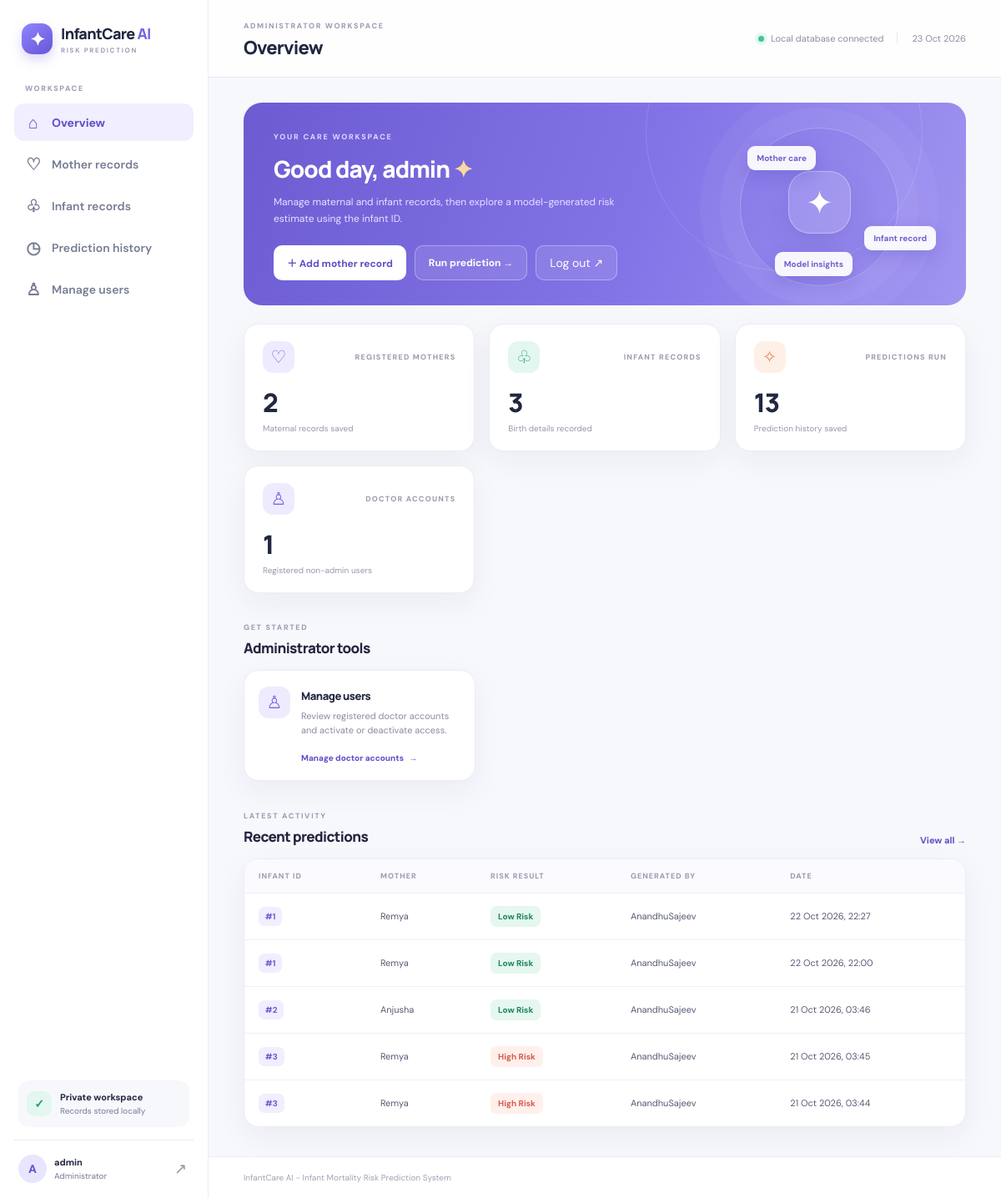
Screenshot of / (signed in) with the database file from the repository.
### prediction/models.py (models this page shows, shortened)
class Prediction(models.Model):
    LOW = 0
    HIGH = 1
    RISK_CHOICES = [(LOW, "Low Risk"), (HIGH, "High Risk")]
    prediction_id = models.AutoField(primary_key=True)
    user = models.ForeignKey(settings.AUTH_USER_MODEL, on_delete=models.PROTECT, related_name="risk_predictions")
    mother = models.ForeignKey(MotherDetails, on_delete=models.PROTECT, related_name="predictions")
    infant = models.ForeignKey(InfantDetails, on_delete=models.PROTECT, related_name="predictions")
    prediction_result = models.PositiveSmallIntegerField(choices=RISK_CHOICES)
    probability = models.FloatField()
    prediction_date = models.DateTimeField(auto_now_add=True)
    class Meta:
        ordering = ["-prediction_date"]

class InfantDetails(models.Model):
    SEX_CHOICES = [("M", "Male"), ("F", "Female")]
    infant_id = models.AutoField(primary_key=True)
    mother = models.ForeignKey(MotherDetails, on_delete=models.PROTECT, related_name="infants")
    apgar5 = models.PositiveSmallIntegerField(help_text="Apgar score at 5 minutes (0–10)")
    plurality = models.PositiveSmallIntegerField(default=1, help_text="Number of infants in pregnancy")
    infant_sex = models.CharField(max_length=1, choices=SEX_CHOICES)
    gestational_age = models.PositiveSmallIntegerField(help_text="Gestational age in completed weeks")
    birth_weight = models.PositiveSmallIntegerField(help_text="Birth weight in grams")
    created_by = models.ForeignKey(settings.AUTH_USER_MODEL, on_delete=models.PROTECT, related_name="infant_records")
    created_at = models.DateTimeField(auto_now_add=True)

class MotherDetails(models.Model):
    EDUCATION_CHOICES = [
        (1, "8th grade or less"),
        (2, "9th–12th grade, no diploma"),
        (3, "High school graduate / GED"),
        (4, "Some college, no degree"),
        (5, "Associate degree"),
        (6, "Bachelor's degree"),
        (7, "Master's degree or higher"),
        (8, "Other / not classified"),
        (9, "Unknown"),
    ]
    YES_NO = [(0, "No"), (1, "Yes")]
    mother_id = models.AutoField(primary_key=True)
    mother_name = models.CharField(max_length=120)
    mother_age = models.PositiveSmallIntegerField()
    education = models.PositiveSmallIntegerField(choices=EDUCATION_CHOICES)
    prenatal_visits = models.PositiveSmallIntegerField()
    cigarettes = models.PositiveSmallIntegerField(help_text="Average number of cigarettes per day")
    bmi = models.FloatField(null=True, blank=True, help_text="Maternal BMI")
    pre_diabetes = models.BooleanField(choices=YES_NO, default=False)
    gest_diabetes = models.BooleanField(choices=YES_NO, default=False)
    pre_hypertension = models.BooleanField(choices=YES_NO, default=False)
    gest_hypertension = models.BooleanField(choices=YES_NO, default=False)
    created_by = models.ForeignKey(settings.AUTH_USER_MODEL, on_delete=models.PROTECT, related_name="mother_records")
    created_at = models.DateTimeField(auto_now_add=True)

### prediction/views.py (the view)
# urls.py: path("", views.dashboard, name="dashboard"),
@login_required
def dashboard(request):
    context = {
        "mother_count": MotherDetails.objects.count(),
        "infant_count": InfantDetails.objects.count(),
        "prediction_count": Prediction.objects.count(),
        "user_count": User.objects.filter(is_staff=False, is_superuser=False).count(),
        "recent_predictions": Prediction.objects.select_related("mother", "infant", "user")[:5],
    }
    return render(request, "prediction/dashboard.html", context)

### templates/prediction/dashboard.html (shortened to what this page needs)
{% extends "base.html" %}
{% block page_heading %}Overview{% endblock %}
{% block content %}
<section class="welcome-banner"><div class="welcome-copy"><span class="banner-kicker">YOUR CARE WORKSPACE</span><h2>Good day, {{ user.first_name|default:user.username }} <span class="wave">✦</span></h2><p>Manage maternal and infant records, then explore a model-generated risk estimate using the infant ID.</p><div class="banner-actions"><a class="btn btn-white" href="{% url 'mother_create' %}">＋ Add mother record</a><a class="btn btn-glass" href="{% url 'predict' %}">Run prediction →</a><form method="post" action="{% url 'logout' %}" class="dashboard-logout">{% csrf_token %}<button class="btn btn-glass" type="submit">Log out ↗</button></form></div></div><div class="welcome-illustration"><div class="halo"></div><div class="baby-symbol">✦</div><span class="float-pill pill-one">Mother care</span><span class="float-pill pill-two">Infant record</span><span class="float-pill pill-three">Model insights</span></div></section>
<div class="stats-grid">
  <article class="stat-card"><div class="stat-top"><span class="stat-icon lavender">♡</span><span class="stat-label">REGISTERED MOTHERS</span></div><div class="stat-number">{{ mother_count }}</div><div class="stat-foot">Maternal records saved</div></article>
  <article class="stat-card"><div class="stat-top"><span class="stat-icon mint">♧</span><span class="stat-label">INFANT RECORDS</span></div><div class="stat-number">{{ infant_count }}</div><div class="stat-foot">Birth details recorded</div></article>
  <article class="stat-card"><div class="stat-top"><span class="stat-icon peach">✧</span><span class="stat-label">PREDICTIONS RUN</span></div><div class="stat-number">{{ prediction_count }}</div><div class="stat-foot">Prediction history saved</div></article>
  {% if user.is_staff %}<article class="stat-card"><div class="stat-top"><span class="stat-icon lavender">♙</span><span class="stat-label">DOCTOR ACCOUNTS</span></div><div class="stat-number">{{ user_count }}</div><div class="stat-foot">Registered non-admin users</div></article>{% endif %}
</div>
<div class="section-heading"><div><span class="eyebrow">GET STARTED</span><h3>{% if user.is_staff %}Administrator tools{% else %}Choose your next step{% endif %}</h3></div></div>
<div class="action-grid">
  {% if user.is_staff %}<a class="action-card" href="{% url 'manage_users' %}"><span class="action-icon lavender">♙</span><div><h4>Manage users</h4><p>Review registered doctor accounts and activate or deactivate access.</p><span class="card-link">Manage doctor accounts <b>→</b></span></div></a>{% endif %}
</div>
<div class="section-heading history-heading"><div><span class="eyebrow">LATEST ACTIVITY</span><h3>Recent predictions</h3></div><a class="text-link" href="{% url 'prediction_history' %}">View all →</a></div>
<div class="table-card">{% if recent_predictions %}<div class="table-scroll"><table><thead><tr><th>INFANT ID</th><th>MOTHER</th><th>RISK RESULT</th><th>GENERATED BY</th><th>DATE</th></tr></thead><tbody>{% for item in recent_predictions %}<tr><td><span class="id-chip">#{{ item.infant.infant_id }}</span></td><td>{{ item.mother.mother_name }}</td><td><span class="risk-badge {% if item.prediction_result %}risk-high{% else %}risk-low{% endif %}">{{ item.get_prediction_result_display }}</span></td><td>{{ item.user.username }}</td><td>{{ item.prediction_date|date:"d M Y, H:i" }}</td></tr>{% endfor %}</tbody></table></div>{% else %}<div class="empty-state"><span>◷</span><h4>No predictions yet</h4><p>After registering an infant, start a prediction using their infant ID.</p><a class="btn btn-primary" href="{% url 'predict' %}">Run first prediction</a></div>{% endif %}</div>
{% endblock %}

### templates/base.html (shortened to what this page needs)
{% load static %}
<!DOCTYPE html>
<html lang="en">
<head>
  <link rel="stylesheet" href="{% static 'css/style.css' %}">
</head>
<body>
{% if user.is_authenticated %}
<div class="app-shell">
  <aside class="sidebar">
    <a class="brand" href="{% url 'dashboard' %}">
      <span class="brand-mark">✦</span><span>InfantCare<span class="brand-ai"> AI</span><small>RISK PREDICTION</small></span>
    </a>
    <div class="side-label">WORKSPACE</div>
    <nav class="nav-menu">
      <a href="{% url 'dashboard' %}" class="{% if request.resolver_match.url_name == 'dashboard' %}active{% endif %}"><span>⌂</span> Overview</a>
      <a href="{% url 'mother_list' %}" class="{% if request.resolver_match.url_name == 'mother_list' %}active{% endif %}"><span>♡</span> Mother records</a>
      <a href="{% url 'infant_list' %}" class="{% if request.resolver_match.url_name == 'infant_list' %}active{% endif %}"><span>♧</span> Infant records</a>
      <a href="{% url 'prediction_history' %}" class="{% if request.resolver_match.url_name == 'prediction_history' %}active{% endif %}"><span>◷</span> Prediction history</a>
      {% if user.is_staff %}<a href="{% url 'manage_users' %}" class="{% if request.resolver_match.url_name == 'manage_users' %}active{% endif %}"><span>♙</span> Manage users</a>{% endif %}
    </nav>
    <div class="sidebar-bottom">
      <div class="secure-note"><span class="secure-icon">✓</span><div><strong>Private workspace</strong><small>Records stored locally</small></div></div>
      <div class="user-card"><div class="avatar">{{ user.username|first|upper }}</div><div class="user-info"><strong>{{ user.get_full_name|default:user.username }}</strong><small>{% if user.is_staff %}Administrator{% else %}Healthcare professional{% endif %}</small></div><form method="post" action="{% url 'logout' %}" class="logout-form">{% csrf_token %}<button class="logout" type="submit" title="Sign out">↗</button></form></div>
    </div>
  </aside>
  <main class="main-area">
    <header class="topbar"><div><span class="eyebrow">{% if user.is_staff %}ADMINISTRATOR WORKSPACE{% else %}HEALTHCARE PROFESSIONAL WORKSPACE{% endif %}</span><h1>{% block page_heading %}Overview{% endblock %}</h1></div><div class="topbar-right"><span class="status-dot"></span><span>Local database connected</span><span class="topbar-date">{% now "d M Y" %}</span></div></header>
    <section class="page-content">{% block content %}{% endblock %}</section>
    <footer class="footer"><span>InfantCare AI - Infant Mortality Risk Prediction System</span></footer>
  </main>
</div>
{% else %}
<main class="auth-shell">{% if messages %}<div class="messages">{% for message in messages %}<div class="message {{ message.tags }}">{{ message }}</div>{% endfor %}</div>{% endif %}{% block auth_content %}{% endblock %}</main>
{% endif %}
</body>
</html>

### rows the page displays
Prediction: infant.infant_id "1", mother.mother_name "Remya", prediction_result "Low Risk", user.username "AnandhuSajeev", prediction_date "22 Oct 2026, 22:27"
Prediction: infant.infant_id "1", mother.mother_name "Remya", prediction_result "Low Risk", user.username "AnandhuSajeev", prediction_date "22 Oct 2026, 22:00"
Prediction: infant.infant_id "2", mother.mother_name "Anjusha", prediction_result "Low Risk", user.username "AnandhuSajeev", prediction_date "21 Oct 2026, 03:46"
Prediction: infant.infant_id "3", mother.mother_name "Remya", prediction_result "High Risk", user.username "AnandhuSajeev", prediction_date "21 Oct 2026, 03:45"
Prediction: infant.infant_id "3", mother.mother_name "Remya", prediction_result "High Risk", user.username "AnandhuSajeev", prediction_date "21 Oct 2026, 03:44"

### other values shown
{{ user.username|first|upper }} "A"
{{ user.get_full_name|default:user.username }} "admin"
{{ user.first_name|default:user.username }} "admin"
{{ mother_count }} "2"
{{ infant_count }} "3"
{{ prediction_count }} "13"
{{ user_count }} "1"
